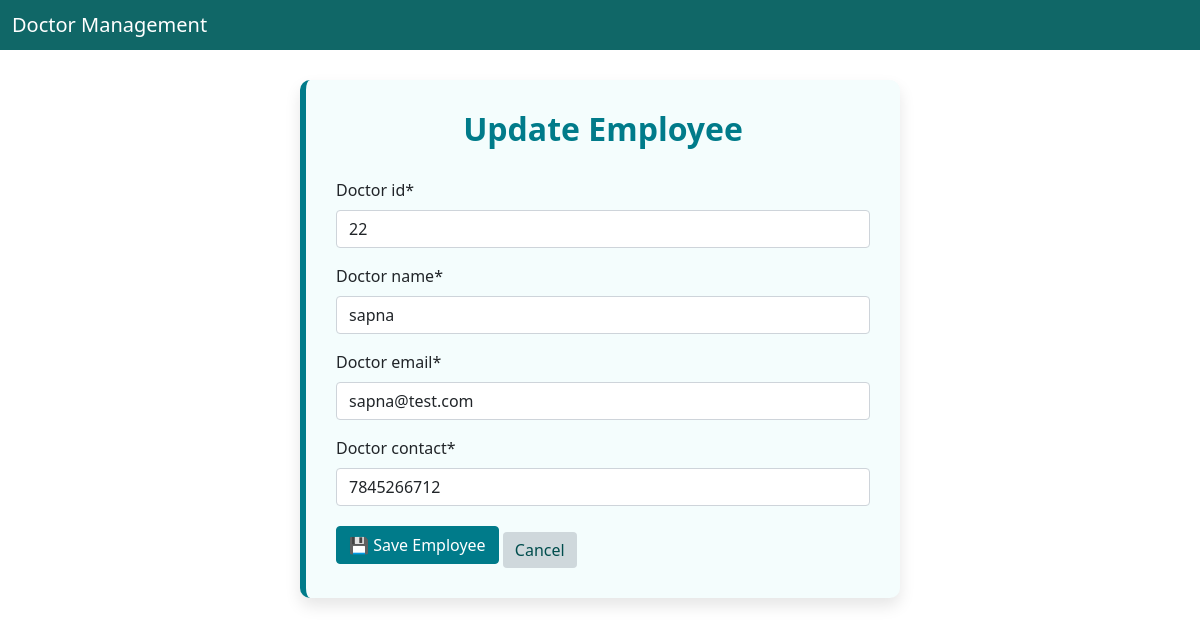
The app's page /update/5/ with its own data.
### Doctor/models.py (models this page shows, shortened)
class Doctor(models.Model):
    Doctor_id=models.CharField(max_length=20)
    Doctor_name=models.CharField(max_length=100)
    Doctor_email=models.EmailField()
    Doctor_contact=models.CharField(max_length=20)

### Doctor/views.py (the view)
# urls.py: path('update/<int:pk>/', views.update_doctor, name='update'),
def update_doctor(request, pk):
    doctor = get_object_or_404(Doctor, pk=pk)
    if request.method == 'POST':
        form = DoctorForm(request.POST, instance=doctor)
        if form.is_valid():
            form.save()
            return redirect('list')
    else:
        form = DoctorForm(instance=doctor)
    return render(request, 'update.html', {'form': form})

### Doctor/forms.py
class DoctorForm(forms.ModelForm):
    class Meta:
        model=Doctor
        fields='__all__'

### Doctor/templates/update.html (shortened to what this page needs)
{% extends "base.html" %}
{% load crispy_forms_tags %}
{% block content %}
<div class="form-container">
    <h2>Update Employee</h2>
    <form method="POST" class="form-group">
        {{ form|crispy }}
        <button type="submit" class="btn btn-primary">💾 Save Employee</button>
        <a href="{% url 'list' %}" class="btn btn-secondary">Cancel</a>
    </form>
</div>
{% endblock %}

### Doctor/templates/update.html (style rules this page uses)
.form-container { max-width: 600px; margin: 30px auto; background-color: #f4fdfd; padding: 30px; border-radius: 10px; box-shadow: 0 8px 16px rgba(0, 0, 0, 0.1); border-left: 6px solid #007b8a; }
h2 { color: #007b8a; text-align: center; margin-bottom: 30px; font-weight: bold; }
.btn-primary { background-color: #007b8a; border-color: #007b8a; }
.btn-secondary { margin-top: 10px; background-color: #cfd8dc; color: #004d4d; border: none; }

### records on screen
Doctor: Doctor_id "22", Doctor_name "sapna", Doctor_email "sapna@test.com", Doctor_contact "7845266712"
